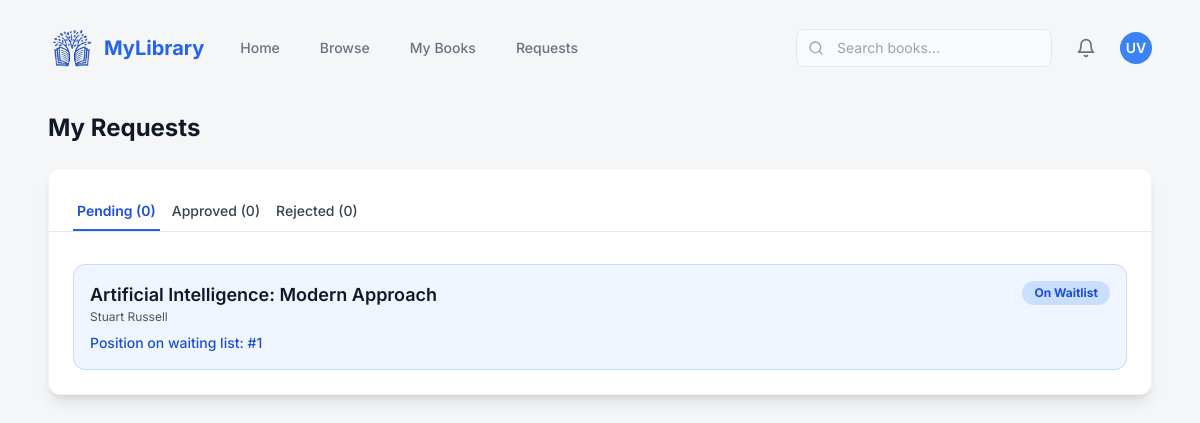
The page /user/my-requests/ (signed in) on the database as committed earlier.
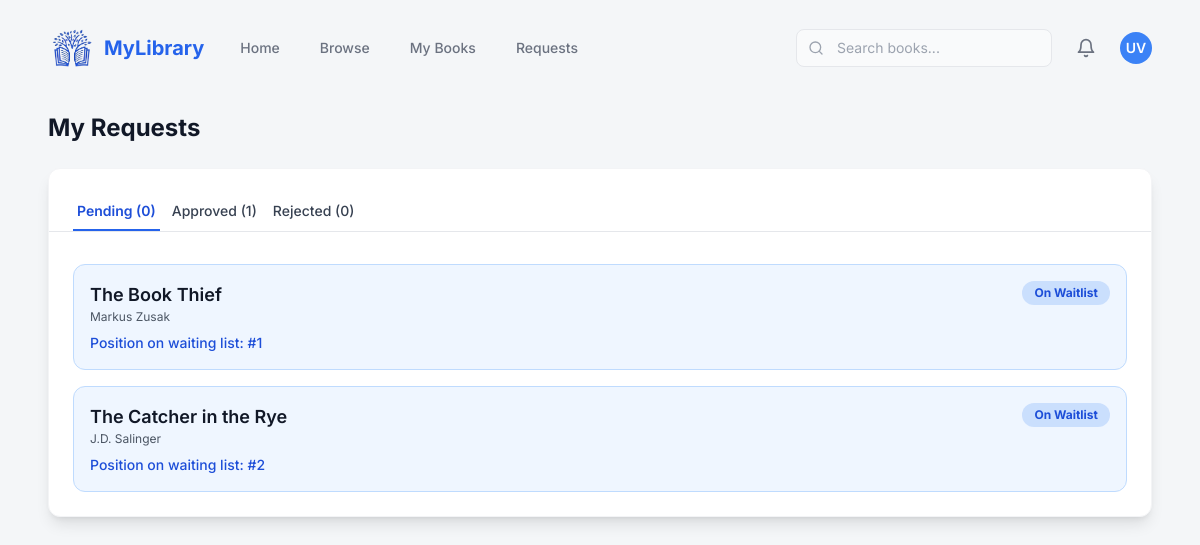
The same page on the database as committed later.
### library_db/models.py (models this page shows, shortened)
class WaitingList(models.Model):
    waiting_id = models.AutoField(primary_key=True)
    user = models.ForeignKey(settings.AUTH_USER_MODEL, on_delete=models.CASCADE, related_name='waiting_list')
    book = models.ForeignKey(Book, on_delete=models.CASCADE, related_name='waiting_list')
    position = models.IntegerField(default=0)
    request_date = models.DateField(auto_now_add=True)

class Book(models.Model):
    book_id = models.AutoField(primary_key=True)
    isbn = models.CharField(max_length=20, unique=True)
    title = models.CharField(max_length=255)
    author = models.CharField(max_length=100)
    genre = models.ManyToManyField(Genre, related_name='books')
    language = models.ForeignKey(Language, on_delete=models.CASCADE, related_name='books', null=True)
    description = models.TextField(blank=True, null=True)
    image_url = models.URLField(max_length=500, blank=True, null=True)
    total_copies = models.IntegerField()
    available_copies = models.IntegerField()
    def genre_display(self):
      return ', '.join(genre.genre_name for genre in self.genre.all())
    genre_display.short_description = 'Genres'

### LMS/views.py (the view)
# urls.py: path('user/my-requests/', views.user_my_requests, name='user_my_requests'),
@login_required
def user_my_requests(request):
    user = request.user
    pending_requests = Request.objects.filter(user=user, status='pending').select_related('book')
    approved_requests = Request.objects.filter(user=user, status='approved').select_related('book')
    rejected_requests = Request.objects.filter(user=user, status='rejected').select_related('book')
    waiting_list_items = WaitingList.objects.filter(user=user).select_related('book').order_by('position')
    context = {
        'pending_requests': pending_requests,
        'approved_requests': approved_requests,
        'rejected_requests': rejected_requests,
        'waiting_list_items': waiting_list_items,
    }
    return render(request, 'users/requests.html', context)

### templates/users/requests.html (shortened to what this page needs)
{% extends "index.html" %}
{% block content %}
<main class="max-w-7xl mx-auto px-4 sm:px-6 lg:px-8 py-8">
    <div>
        <h2 class="text-2xl font-bold text-gray-900 mb-6">My Requests</h2>
        <div class="bg-white p-6 rounded-xl shadow-lg border border-gray-100">
            <div class="flex space-x-2 border-b border-gray-200 mb-4 -mx-6 px-6">
                <button id="tab-pending" onclick="showRequestTab('pending')" class="tab-button py-2 px-1 text-sm font-semibold border-b-2 border-blue-600 text-blue-700 transition duration-200">
                    Pending ({{ pending_requests|length|add:waiting_list_items|length }})
                </button>
                <button id="tab-approved" onclick="showRequestTab('approved')" class="tab-button py-2 px-1 text-sm font-medium text-gray-700 border-b-2 border-transparent hover:border-gray-300 transition duration-200">
                    Approved ({{ approved_requests|length }})
                </button>
                <button id="tab-rejected" onclick="showRequestTab('rejected')" class="tab-button py-2 px-1 text-sm font-medium text-gray-700 border-b-2 border-transparent hover:border-gray-300 transition duration-200">
                    Rejected ({{ rejected_requests|length }})
                </button>
            </div>
            <div id="content-pending" class="request-tab-content pt-4 space-y-4">
                {% for item in waiting_list_items %}
                <div class="p-4 rounded-xl border border-blue-200 flex justify-between items-start bg-blue-50 hover:shadow-md transition duration-300">
                    <div>
                        <p class="text-lg font-semibold text-gray-900">{{ item.book.title }}</p>
                        <p class="text-xs text-gray-600 mb-2">{{ item.book.author }}</p>
                        <p class="text-sm font-medium text-blue-700">Position on waiting list: #{{ item.position }}</p>
                    </div>
                    <span class="bg-blue-500/20 text-blue-700 text-xs font-bold px-3 py-1 rounded-full">On Waitlist</span>
                </div>
                {% endfor %}
            </div>
        </div>
    </div>
</main>
{% endblock %}

### templates/index.html (shortened to what this page needs)
<!DOCTYPE html>
<html lang="en">
<head>
    <script src="https://cdn.tailwindcss.com"></script>
</head>
<body class="min-h-screen">
    <main class="max-w-7xl mx-auto px-4 sm:px-6 lg:px-4 py-4">
        {% include 'includes/header.html' %}
        {% block content %}{% endblock content %}
    </main>
</body>
</html>

### templates/includes/header.html (shortened to what this page needs)
{% load static %}
<nav class="sticky top-0 z-20 w-full">
    <div class="max-w-7xl mx-auto px-4 sm:px-6 lg:px-8">
        <div class="flex justify-between h-16 items-center">
            <div class="flex items-center">
                <div
                    class="flex-shrink-0 text-xl font-bold text-blue-600 flex items-center space-x-2"
                >
                    <a
                        href="{% url 'user_dashboard' %}"
                        class="flex-shrink-0 text-xl font-bold text-blue-600 flex items-center space-x-2 hover:opacity-90 transition duration-150"
                    >
                        <img
                            src="{% static 'images/logo.png' %}"
                            alt="Library Logo"
                            class="h-12 w-12"
                        />
                        <span>MyLibrary</span>
                    </a>
                </div>
                <div class="hidden md:ml-6 md:flex md:space-x-4">
                    <a
                        href="{% url 'user_dashboard' %}"
                        class="{% if request.resolver_match.url_name == 'userDashboard' %}text-gray-900 border-b-2 border-blue-600{% else %}text-gray-500 hover:text-gray-900 hover:border-gray-300 border-transparent{% endif %} px-3 py-2 text-sm font-medium transition duration-150"
                    >
                        Home
                    </a>
                    <a
                        href="{% url 'user_browse' %}"
                        class="{% if request.resolver_match.url_name == 'browse' %}text-gray-900 border-b-2 border-blue-600{% else %}text-gray-500 hover:text-gray-900 hover:border-gray-300 border-transparent{% endif %} px-3 py-2 text-sm font-medium transition duration-150"
                    >
                        Browse
                    </a>
                    <a
                        href="{% url 'user_my_books' %}"
                        class="{% if request.resolver_match.url_name == 'myBooks' %}text-gray-900 border-b-2 border-blue-600{% else %}text-gray-500 hover:text-gray-900 hover:border-gray-300 border-transparent{% endif %} px-3 py-2 text-sm font-medium transition duration-150"
                    >
                        My Books
                    </a>
                    <a
                        href="{% url 'user_my_requests' %}"
                        class="{% if request.resolver_match.url_name == 'myRequests' %}text-gray-900 border-b-2 border-blue-600{% else %}text-gray-500 hover:text-gray-900 hover:border-gray-300 border-transparent{% endif %} px-3 py-2 text-sm font-medium transition duration-150"
                    >
                        Requests
                    </a>
                </div>
            </div>
            <div class="flex items-center space-x-4">
                <div class="hidden lg:block relative">
                    <input
                        type="text"
                        placeholder="Search books..."
                        class="w-64 pl-10 pr-4 py-2 border border-gray-200 bg-gray-50 rounded-lg text-sm focus:outline-none focus:border-blue-500 transition duration-150"
                    />
                    <svg
                        class="absolute left-3 top-1/2 transform -translate-y-1/2 w-4 h-4 text-gray-400"
                        xmlns="http://www.w3.org/2000/svg"
                        width="24"
                        height="24"
                        viewBox="0 0 24 24"
                        fill="none"
                        stroke="currentColor"
                        stroke-width="2"
                        stroke-linecap="round"
                        stroke-linejoin="round"
                    >
                        <circle cx="11" cy="11" r="8" />
                        <path d="m21 21-4.3-4.3" />
                    </svg>
                </div>
                <div class="flex items-center space-x-2">
                    <button
                        class="p-2 text-gray-500 hover:text-gray-700 rounded-full hover:bg-gray-100 transition duration-150"
                    >
                        <svg
                            xmlns="http://www.w3.org/2000/svg"
                            width="20"
                            height="20"
                            viewBox="0 0 24 24"
                            fill="none"
                            stroke="currentColor"
                            stroke-width="2"
                            stroke-linecap="round"
                            stroke-linejoin="round"
                        >
                            <path
                                d="M6 8a6 6 0 0 1 12 0c0 7 3 9 3 9H3s3-2 3-9"
                            />
                            <path d="M10.3 21a1.94 1.94 0 0 0 3.4 0" />
                        </svg>
                    </button>
                </div>
                <div
                    class="w-8 h-8 bg-blue-500 text-white rounded-full flex items-center justify-center font-semibold text-sm"
                >
                    UV
                </div>
            </div>
        </div>
    </div>
</nav>

### templates/index.html (style rules this page uses)
body { font-family: 'Inter', sans-serif; background-color: #f4f6f8; }

Rows that differ between the two databases and show on the page:
removed WaitingList: book "Artificial Intelligence: Modern Approach", book.author "Stuart Russell", position "1"
added WaitingList: book "The Book Thief", book.author "Markus Zusak", position "1"
added WaitingList: book "The Catcher in the Rye", book.author "J.D. Salinger", position "2"
Other text that changed with them:
{{ approved_requests|length }}: "0" → "1"
